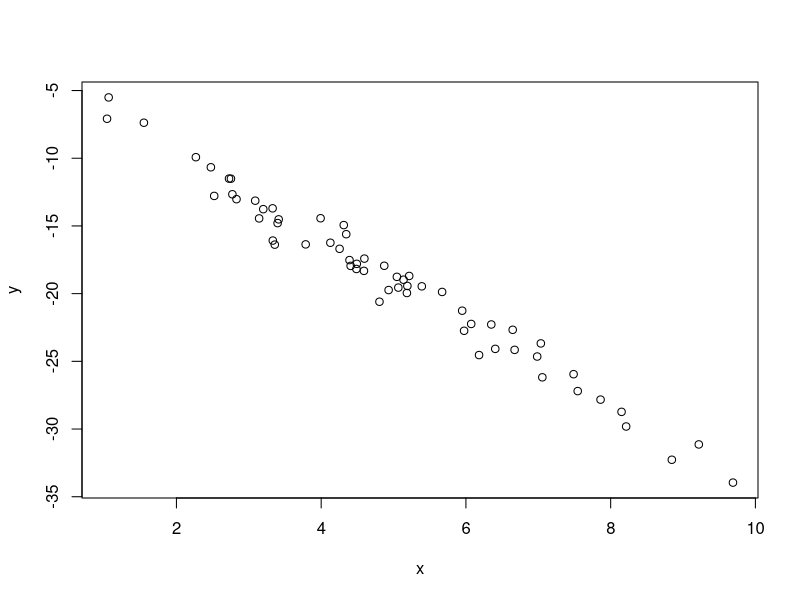

Write the R code that produced this figure.
## ---- chunk 1
# Achsenabschnitt
b0 <- sample(-10:10, 1)
# Steigung
b1 <- sample(-3:3, 1)
# x-Werte
x <- rnorm(n = 60, mean = 5, sd = 2)
# y-Werte 
y <- b0 + b1*x + rnorm(60)

# Fragestellung
fragen <- c("die Steigung", "den Achsenabschnitt", "den p-Wert", "das Bestimmtheitsmaß")
frage <- sample(fragen,1)
## ---- chunk 2
plot(x,y)
## ---- chunk 3
erg <- lm(y~x)
summary(erg)
